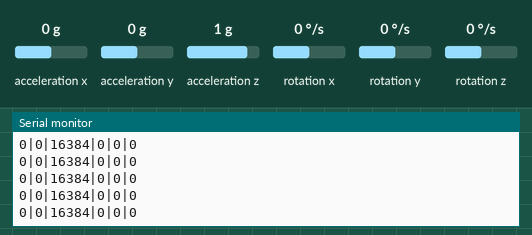
This sketch was run on a simulated Arduino Uno, built with avr-gcc and run on an emulated ATmega328P. Shown: the last lines printed to the serial monitor. The inputs (shaded band) are chosen by the test bench; at power-on: acceleration x 0 g, acceleration y 0 g, acceleration z 1 g, rotation x 0 °/s, rotation y 0 °/s, rotation z 0 °/s.

Above: at 1.2 s.
1.3 s: acceleration x set to -1.4 g
At 1.32 s:
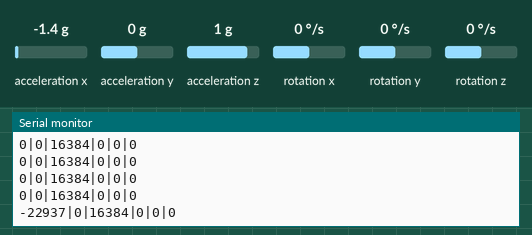
2.8 s: acceleration y set to -1.4 g
At 2.84 s:
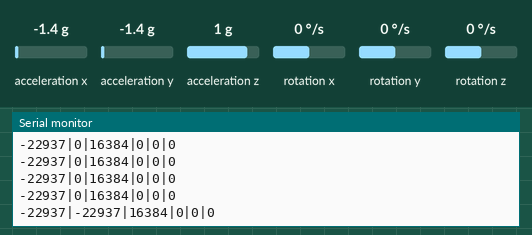
4.3 s: acceleration z set to -1.4 g
At 4.35 s:
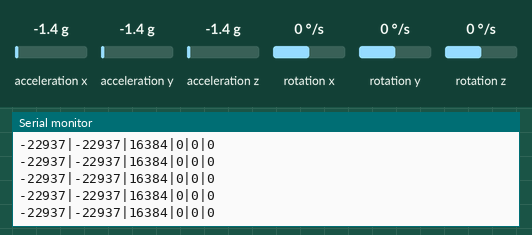
5.8 s: rotation x set to -192 °/s
At 5.87 s:
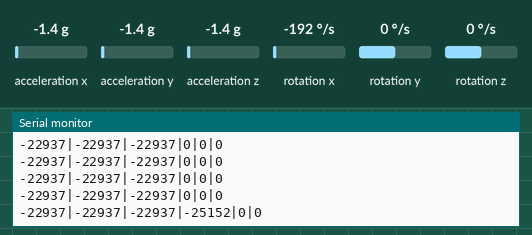
7.3 s: rotation y set to -192 °/s
At 7.39 s:
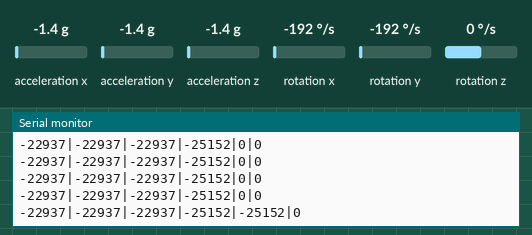

Measured:
- after the input at 1.3 s, the serial monitor: prints a new line at once (image 1)
- after the input at 2.8 s, the serial monitor: prints a new line at once (image 2)
- after the input at 5.8 s, the serial monitor: prints a new line after 0.07 s (image 4)
- after the input at 7.3 s, the serial monitor: prints a new line after 0.08 s (image 5)

The sketch:

Capture.ino
```cpp
#include "I2Cdev.h"
#include "MPU6050.h"

#define T_OUT 100

MPU6050 accel;

unsigned long int t_next;

void setup() {
    Serial.begin(115200);
    accel.initialize();
    Serial.println(accel.testConnection() ? 1 : 0);
}

void loop() {
    long int t = millis();

    if( t_next < t ){
        int16_t ax_raw, ay_raw, az_raw, gx_raw, gy_raw, gz_raw;

        t_next = t + T_OUT;
        accel.getMotion6(&ax_raw, &ay_raw, &az_raw, &gx_raw, &gy_raw, &gz_raw);
        String str = ax_raw + String("|") + ay_raw + String("|") + az_raw + String("|") + gx_raw + String("|") + gy_raw + String("|") + gz_raw;
        Serial.println(str);
    }
}
```
